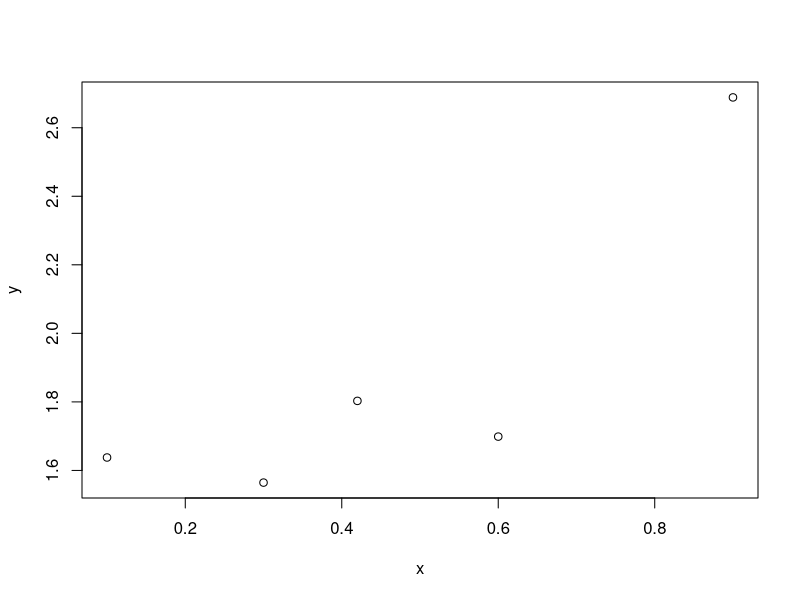

This figure's R source:
A <- matrix(c(2,1,3,1), nrow=, ncol=2)
B <- matrix(c(0.5,5,2,1), nrow=2, ncol=2)
C <- A%*%B
I <- matrix(c(1,0,0,1), nrow=2, ncol=2)

x<- c(0.1,0.3,0.42,0.6,0.9)
set.seed(1001)

y <- rnorm(5, mean=2*x+1, sd=0.2)
plot(x,y)

#create X vector
X <- rep(1,10)
dim(X) <- c(5,2)
X[,2] <- x

#create Y vector
Y <- y
dim(Y) <- c(5,1)
Y

#Solve OLS of  lm(y~x) using matrices

bHat <- solve(t(X) %*% X) %*% (t(X) %*% Y)
summary(lm(y~x))

#coefficients should match those in bHat
